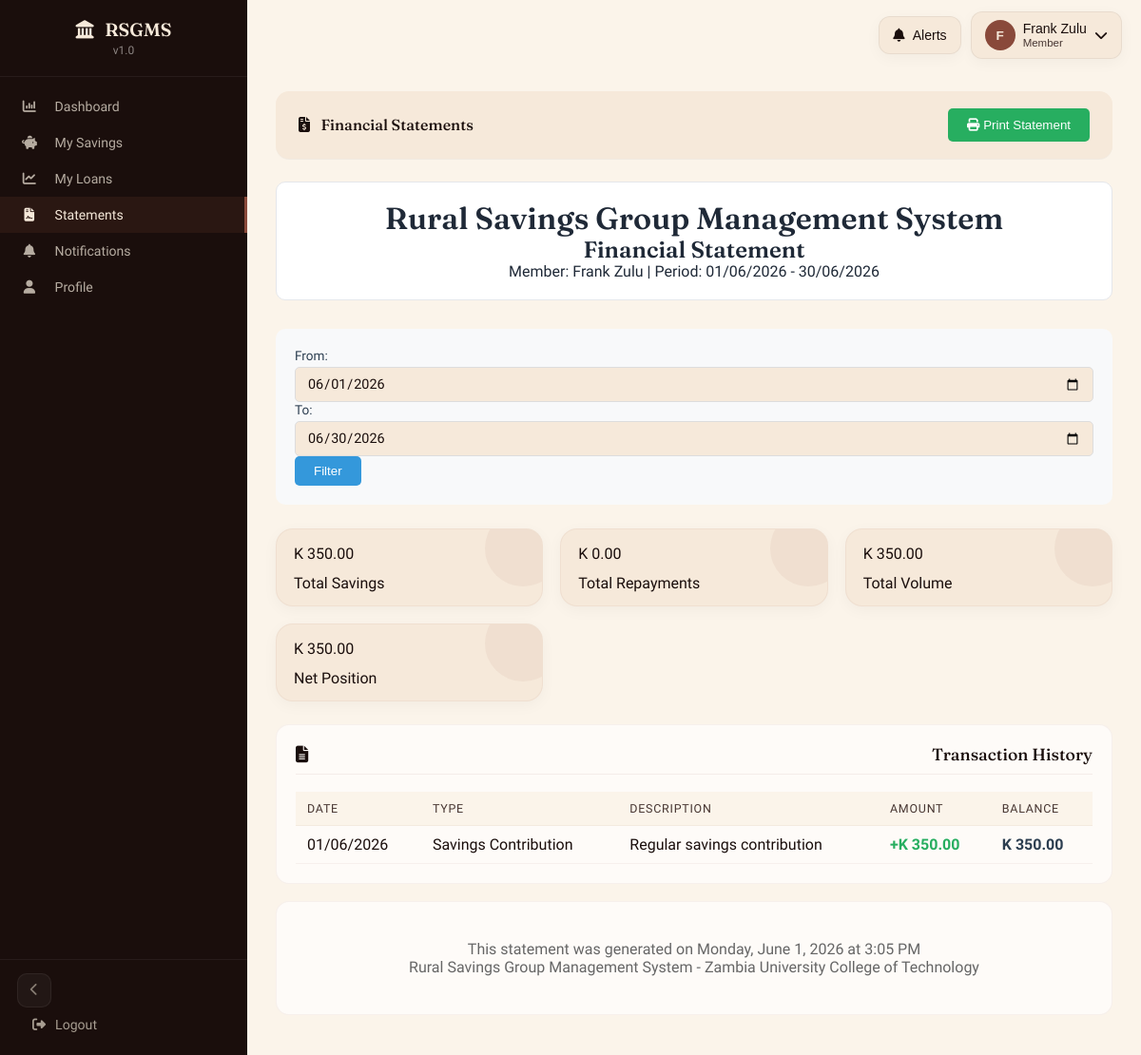
Screenshot of /statements.php (signed in) with the database file from the repository.
### tables this page shows
CREATE TABLE IF NOT EXISTS users (
    id INT AUTO_INCREMENT PRIMARY KEY,
    username VARCHAR(50) UNIQUE NOT NULL,
    password VARCHAR(255) NOT NULL,
    full_name VARCHAR(100) NOT NULL,
    email VARCHAR(100),
    phone VARCHAR(20),
    role ENUM('admin', 'group_admin', 'loan_officer', 'member') DEFAULT 'member',
    group_id INT,
    status ENUM('active','pending') DEFAULT 'active',
    last_login DATETIME DEFAULT NULL,
    created_at TIMESTAMP DEFAULT CURRENT_TIMESTAMP,
    INDEX idx_users_status (status)
);

CREATE TABLE IF NOT EXISTS savings_contributions (
    id INT AUTO_INCREMENT PRIMARY KEY,
    member_id INT NOT NULL,
    group_id INT NOT NULL,
    amount DECIMAL(10,2) NOT NULL,
    contribution_date DATE NOT NULL,
    payment_method VARCHAR(50),
    transaction_ref VARCHAR(100),
    recorded_by INT,
    is_self_service TINYINT(1) DEFAULT 0,
    created_at TIMESTAMP DEFAULT CURRENT_TIMESTAMP,
    FOREIGN KEY (member_id) REFERENCES users(id),
    FOREIGN KEY (group_id) REFERENCES savings_groups(id),
    FOREIGN KEY (recorded_by) REFERENCES users(id)
);

### includes/init.php (called while the page is built, shortened)
<?php
function requireLogin(): array {
    return [
        'id'        => $_SESSION['user_id'],
        'username'  => $_SESSION['username'] ?? '',
        'full_name' => $_SESSION['full_name'] ?? '',
        'role'      => $_SESSION['role'] ?? '',
        'group_id'  => $_SESSION['group_id'] ?? 0,
    ];
}
function requireRole(array $roles): array {
    $user = requireLogin();
    return $user;
}

### statements.php (the view, shortened to what this page needs)
<?php require_once 'includes/init.php'; $user = requireRole(['member']);
$user_id = $user['id'];
$group_id = $user['group_id'];
$start_date = $_GET['start_date'] ?? date('Y-m-01');
$end_date = $_GET['end_date'] ?? date('Y-m-t');
$stmt = $pdo->prepare("SELECT sc.*, 'savings' as type FROM savings_contributions sc WHERE sc.member_id = ? AND sc.group_id = ? AND sc.contribution_date BETWEEN ? AND ? ORDER BY sc.contribution_date");
$stmt->execute([$user_id, $group_id, $start_date, $end_date]);
$savings_transactions = $stmt->fetchAll();
$all_transactions = [];
foreach ($savings_transactions as $trans) {
    $all_transactions[] = [
        'date' => $trans['contribution_date'],
        'type' => 'Savings Contribution',
        'description' => 'Regular savings contribution',
        'amount' => $trans['amount'],
        'balance' => 0
    ];
}
usort($all_transactions, function($a, $b) {
    return strtotime($a['date']) - strtotime($b['date']);
});
$running_balance = 0;
foreach ($all_transactions as &$trans) {
    $running_balance += $trans['amount'];
}
$total_savings = 0;
$total_repayments = 0;
foreach ($all_transactions as $trans) {
    if ($trans['amount'] > 0) {
        $total_savings += $trans['amount'];
    } else {
        $total_repayments += abs($trans['amount']);
    }
}
?>
<!DOCTYPE html>
<html lang="en">
<head>
    <link rel="stylesheet" href="assets/css/icons.css">
    <link rel="stylesheet" href="assets/css/design-system.css">
</head>
<body>
    <?php require_once 'includes/sidebar.php'; ?>
    <?php include 'config/shared_navbar.php'; ?>
    <div class="main-content">
        <div class="top-bar">
            <h2><i class="fa-solid fa-file-invoice-dollar" style="margin-right:8px;"></i> Financial Statements</h2>
            <div>
                <button onclick="window.print()" class="btn-print"><i class="fa-solid fa-print"></i> Print Statement</button>
            </div>
        </div>
        <div class="statement-header">
            <h1>Rural Savings Group Management System</h1>
            <h2>Financial Statement</h2>
            <p>Member: <?php echo htmlspecialchars($user['full_name']); ?> | Period: <?php echo date('d/m/Y', strtotime($start_date)); ?> - <?php echo date('d/m/Y', strtotime($end_date)); ?></p>
        </div>
        <div class="date-filter no-print">
            <form method="GET" action="">
                <label>From:</label>
                <input type="date" name="start_date" value="<?php echo $start_date; ?>">
                <label>To:</label>
                <input type="date" name="end_date" value="<?php echo $end_date; ?>">
                <button type="submit" class="btn-filter">Filter</button>
            </form>
        </div>
        <div class="stats-grid">
            <div class="stat-card">
                <div class="stat-value">K <?php echo number_format($total_savings, 2); ?></div>
                <div class="stat-label">Total Savings</div>
            </div>
            <div class="stat-card">
                <div class="stat-value">K <?php echo number_format($total_repayments, 2); ?></div>
                <div class="stat-label">Total Repayments</div>
            </div>
            <div class="stat-card">
                <div class="stat-value">K <?php echo number_format($total_repayments + $total_savings, 2); ?></div>
                <div class="stat-label">Total Volume</div>
            </div>
            <div class="stat-card">
                <div class="stat-value">K <?php echo number_format($running_balance, 2); ?></div>
                <div class="stat-label">Net Position</div>
            </div>
        </div>
        <div class="section">
            <div class="section-title"><i class="fa-solid fa-file-lines section-icon"></i> Transaction History</div>
            <div class="data-table">
                <table>
                    <thead>
                        <tr>
                            <th>Date</th>
                            <th>Type</th>
                            <th>Description</th>
                            <th>Amount</th>
                            <th>Balance</th>
                        </tr>
                    </thead>
                    <tbody>
                        <?php if (count($all_transactions) > 0): ?>
                            <?php foreach ($all_transactions as $transaction): ?>
                            <tr>
                                <td><?php echo date('d/m/Y', strtotime($transaction['date'])); ?></td>
                                <td><?php echo htmlspecialchars($transaction['type']); ?></td>
                                <td><?php echo htmlspecialchars($transaction['description']); ?></td>
                                <td class="transaction-amount <?php echo $transaction['amount'] > 0 ? 'credit' : 'debit'; ?>">
                                    <?php echo $transaction['amount'] > 0 ? '+' : ''; ?>K <?php echo number_format(abs($transaction['amount']), 2); ?>
                                </td>
                                <td class="balance">K <?php echo number_format($transaction['balance'], 2); ?></td>
                            </tr>
                            <?php endforeach; ?>
                        <?php else: ?>
                            <tr>
                                <td colspan="5" style="text-align: center;">No transactions found for the selected period</td>
                            </tr>
                        <?php endif; ?>
                    </tbody>
                </table>
            </div>
        </div>
        <div class="section">
            <div style="text-align: center; color: #666; padding: 20px;">
                <p>This statement was generated on <?php echo date('l, F j, Y \a\t g:i A'); ?></p>
                <p>Rural Savings Group Management System - Zambia University College of Technology</p>
            </div>
        </div>
    </div>
</body>
</html>

### config/shared_navbar.php (shortened to what this page needs)
<?php
$sharedNavbarUserId = (int) $_SESSION['user_id'];
$sharedNavbarRole = $_SESSION['role'] ?? 'member';
$sharedNavbarStmt = $pdo->prepare('SELECT id, full_name, username, email, role FROM users WHERE id = ?');
$sharedNavbarStmt->execute([$sharedNavbarUserId]);
$sharedNavbarUser = $sharedNavbarStmt->fetch();
$sharedNavbarDisplayName = $sharedNavbarUser['full_name'] ?: ($sharedNavbarUser['username'] ?? 'User');
$sharedNavbarRoleLabel = ucfirst(str_replace('_', ' ', $sharedNavbarRole));
$sharedNavbarInitial = strtoupper(substr($sharedNavbarDisplayName, 0, 1));
?>
<div class="shared-navbar" data-shared-navbar>
    <div class="shared-navbar-shell">
        <div class="shared-navbar-wrap">
            <button type="button" class="shared-navbar-button shared-navbar-bell" data-navbar-toggle="notifications" aria-haspopup="true" aria-expanded="false" aria-controls="sharedNotificationsMenu">
                <i class="fa-solid fa-bell"></i>
                <span>Alerts</span>
            </button>
        </div>
        <div class="shared-navbar-wrap">
            <button type="button" class="shared-navbar-button shared-navbar-profile" data-navbar-toggle="profile" aria-haspopup="true" aria-expanded="false" aria-controls="sharedProfileMenu">
                <span class="shared-navbar-avatar"><?php echo htmlspecialchars($sharedNavbarInitial); ?></span>
                <span class="shared-navbar-copy">
                    <span class="shared-navbar-label"><?php echo htmlspecialchars($sharedNavbarDisplayName); ?></span>
                    <span class="shared-navbar-subtext"><?php echo htmlspecialchars($sharedNavbarRoleLabel); ?></span>
                </span>
                <i class="fa-solid fa-chevron-down" style="margin-left:auto;"></i>
            </button>
        </div>
    </div>
</div>
<div class="shared-navbar-spacer" aria-hidden="true"></div>

### assets/css/design-system.css (style rules this page uses)
:root { --clay:oklch(0.48 0.09 35); --clay-dark:oklch(0.35 0.07 33); --clay-light:oklch(0.62 0.10 38); --cream:oklch(0.94 0.025 70); --cream-light:oklch(0.97 0.015 75); --ink:oklch(0.18 0.02 30); --ink-soft:oklch(0.35 0.025 35); --gold:oklch(0.70 0.10 75); --gold-light:oklch(0.80 0.08 80); --moss:oklch(0.40 0.06 140); --sand:oklch(0.85 0.03 70); --white-soft:oklch(0.99 0.005 75); --danger:oklch(0.55 0.15 25); --danger-hover:oklch(0.45 0.15 25); --success:oklch(0.50 0.12 150); --success-hover:oklch(0.42 0.12 150); --radius-sm:8px; --radius-md:14px; --radius-lg:18px; --radius-full:999px; --shadow-card:0 4px 16px oklch(0 0 0 / .04); --shadow-card-hover:0 8px 24px oklch(0 0 0 / .07); --shadow-section:0 1px 0 oklch(0 0 0 / .06); --shadow-topbar:0 1px 0 oklch(0 0 0 / .04); --sidebar-width:260px; --sidebar-collapsed:64px; --section-padding:20px; --card-padding:18px; --grid-gap:18px; --transition-card:transform .22s cubic-bezier(.22,1,.36,1),box-shadow .22s; }
* { margin:0;padding:0;box-sizing:border-box }
body { font-family:'Sora',sans-serif; font-weight:300; background:var(--cream-light); color:var(--ink); -webkit-font-smoothing:antialiased; }
h1,h2,h3,h4,.h { font-family:'Fraunces',serif; font-weight:600; font-variation-settings:'SOFT' 85; line-height:1.15; }
.main-content { margin-left:var(--sidebar-width); padding:clamp(1rem,2vw,1.5rem) clamp(1rem,2.5vw,2rem); min-height:100vh; transition:margin-left .3s ease; }
.top-bar { background:var(--cream);border-radius:var(--radius-md); padding:clamp(1rem,1.5vw,1.5rem) clamp(1.25rem,2vw,1.75rem); margin-bottom:clamp(1.25rem,2vw,1.75rem); display:flex;align-items:center;justify-content:space-between;gap:16px; box-shadow:var(--shadow-topbar); }
.top-bar h2 { color:var(--ink);font-size:clamp(1rem,1.3vw,1.25rem); font-weight:500;font-variation-settings:'SOFT' 80; }
.section { background:var(--white-soft); border:1px solid oklch(from var(--clay) l c h / .06); border-radius:var(--radius-md); padding:var(--section-padding); margin-bottom:clamp(1rem,1.5vw,1.5rem); }
.section-title { font-family:'Fraunces',serif; font-size:1.1rem;font-weight:500;color:var(--ink); margin-bottom:18px;padding-bottom:10px; border-bottom:1px solid oklch(from var(--clay) l c h / .08); display:flex;justify-content:space-between;align-items:center; font-variation-settings:'SOFT' 80; }
.stats-grid { display:grid; grid-template-columns:repeat(auto-fit,minmax(220px,1fr)); gap:var(--grid-gap); margin-bottom:clamp(1.25rem,2vw,2rem); }
.stat-card { --accent:var(--clay); background:var(--cream);border:1px solid oklch(from var(--clay) l c h / .06); border-radius:var(--radius-lg);padding:16px 18px 14px; display:flex;flex-direction:column;gap:12px; box-shadow:var(--shadow-card); transition:var(--transition-card);position:relative;overflow:hidden; }
.stat-card::after { content:'';position:absolute;right:-20px;top:-20px; width:80px;height:80px;border-radius:50%; background:oklch(from var(--accent) l c h / .06); pointer-events:none; }
.data-table { overflow-x:auto }
table { width:100%;border-collapse:collapse }
th,td { padding:10px 12px;text-align:left;border-bottom:1px solid oklch(from var(--clay) l c h / .06) }
th { font-family:'Sora',sans-serif;font-weight:500;font-size:0.78rem; text-transform:uppercase;letter-spacing:.06em; color:var(--ink-soft);background:var(--cream-light); }
label { display:block;margin-bottom:4px;font-size:0.85rem;font-weight:500;color:var(--ink) }
input,select,textarea { width:100%;padding:10px 12px;font-family:'Sora',sans-serif;font-size:0.9rem; border:1px solid oklch(from var(--clay) l c h / .12); border-radius:var(--radius-sm);background:var(--cream);color:var(--ink); transition:border-color .2s,box-shadow .2s; }

### rows the page displays
users: full_name "F", full_name "Frank Zulu"
savings_contributions: contribution_date "01/06/2026", type "Savings Contribution", description "Regular savings contribution", amount "350.00", balance "350.00"

### other values shown
$sharedNavbarRoleLabel "Member"
$total_savings "350.00"
$total_repayments "0.00"
$total_repayments + $total_savings "350.00"
$running_balance "350.00"
